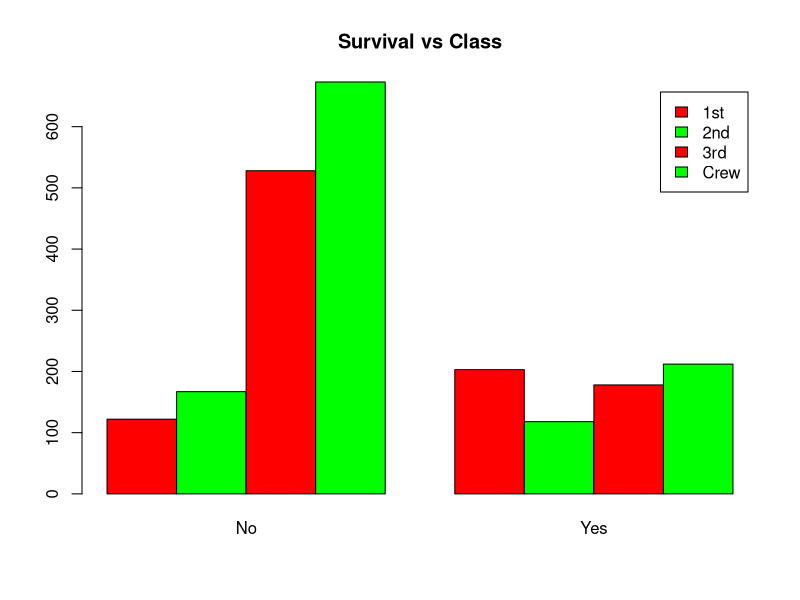
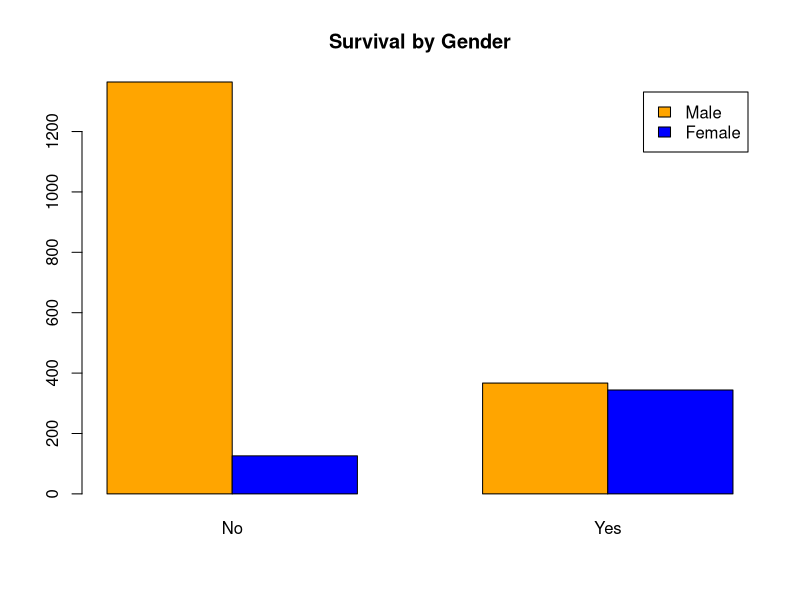
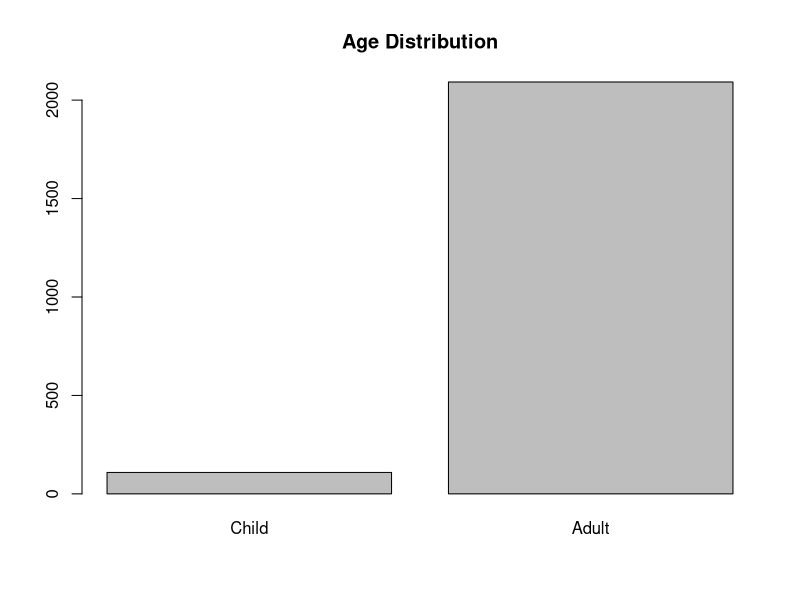

The R source for these figures, in order:

data(Titanic)

titanic_df <- as.data.frame(Titanic)

barplot(
  xtabs(Freq ~ Class + Survived,
        data=titanic_df),
  beside=TRUE,
  col=c("red","green"),
  legend=TRUE,
  main="Survival vs Class"
)


barplot(
  xtabs(Freq ~ Sex + Survived,
        data=titanic_df),
  beside=TRUE,
  col=c("orange","blue"),
  legend=TRUE,
  main="Survival by Gender"
)

barplot(
  xtabs(Freq~Age,
        data=titanic_df),
  main="Age Distribution"
)
